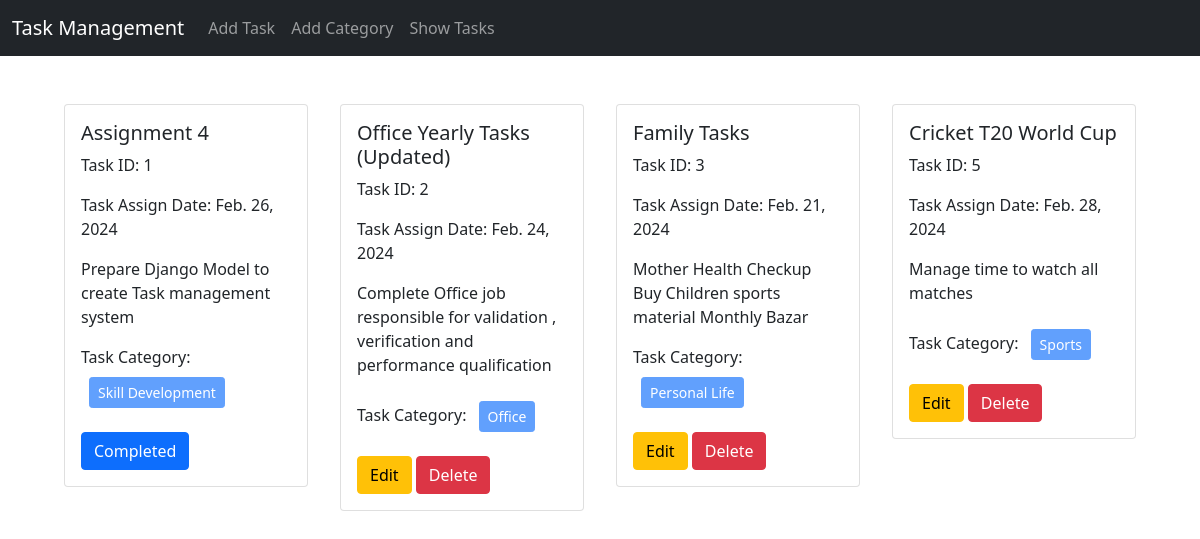
The page / on the database its author committed.
### task/models.py (models this page shows, shortened)
class Task(models.Model):
    title = models.CharField(max_length=200)
    description = models.TextField(max_length=500)
    assign_date = models.DateField()
    category = models.ManyToManyField(Category)
    is_completed = models.BooleanField(default=False)

### taskCategory/models.py (models this page shows, shortened)
class Category(models.Model):
    categoryName = models.CharField(max_length=200)

### TaskManagementSystem/views.py (the view)
# urls.py: 2. Add a URL to urlpatterns:  path('', views.home, name='home')
def home(request):
    data = Task.objects.all()
    return render(request, 'home.html', {'data': data})

### templates/home.html
{% extends 'base.html' %} {% block content %}
<div class="d-flex flex-wrap justify-content-center px-5 pt-5">
  {% for task in data %}
  <div class="col-sm-3 pb-5">
    <div class="card mx-3">
      <div class="card-body">
        <h5 class="card-title">{{task.title}}</h5>
        <p class="card-text">Task ID: {{task.id}}</p>
        <p class="card-text">Task Assign Date: {{task.assign_date}}</p>
        <p class="card-text">{{task.description}}</p>
        <p>
          Task Category:
          {% for cat in task.category.all%}
          <button class="btn btn-primary btn-sm m-2" disabled>
            {{cat.categoryName}}
          </button>
          {% endfor %}
        </p>
        {% if task.is_completed == False %}
        <a href="{% url 'edit_task' task.id %}" class="btn btn-warning">Edit</a>
        <a href="{% url 'delete_task' task.id %}" class="btn btn-danger">Delete</a>
        {% else %}
        <a class="btn btn-primary">Completed</a>
        {% endif %}
      </div>
    </div>
  </div>
  {% endfor %}
</div>
{% endblock %}

### templates/base.html (shortened to what this page needs)
<!doctype html>
<html lang="en">
  <head>
    <link href="https://cdn.jsdelivr.net/npm/bootstrap@5.1.3/dist/css/bootstrap.min.css" rel="stylesheet">
  </head>
  <body>
    <nav class="navbar navbar-expand-lg navbar-dark bg-dark">
      <div class="container-fluid">
        <a class="navbar-brand" href="#">Task Management</a>
        <div class="collapse navbar-collapse" id="navbarSupportedContent">
          <ul class="navbar-nav me-auto mb-2 mb-lg-0">
            <li class="nav-item">
                <a class="nav-link" href="{% url 'add_task' %}">Add Task</a>
            </li>
            <li class="nav-item">
              <a class="nav-link" href="{% url 'add_category' %}">Add Category</a>
            </li>
            <li class="nav-item">
              <a class="nav-link" aria-current="page" href="{% url 'homepage' %}">Show Tasks</a>
            </li>
          </ul>
        </div>
      </div>
    </nav>
    {%block content %}
    {% endblock %}
  </body>
</html>

### rows shown on the page
Task: title "Assignment 4", id "1", assign_date "Feb. 26, 2024", description "Prepare Django Model to create Task management system", is_completed "Completed"
Category: categoryName "Skill Development"
Task: title "Office Yearly Tasks (Updated)", id "2", assign_date "Feb. 24, 2024", description "Complete Office job responsible for validation , verification and performance qualification", is_completed "Edit"
Category: categoryName "Office"
Task: title "Family Tasks", id "3", assign_date "Feb. 21, 2024", description "Mother Health Checkup Buy Children sports material Monthly Bazar", is_completed "Edit"
Category: categoryName "Personal Life"
Task: title "Cricket T20 World Cup", id "5", assign_date "Feb. 28, 2024", description "Manage time to watch all matches", is_completed "Edit"
Category: categoryName "Sports"
